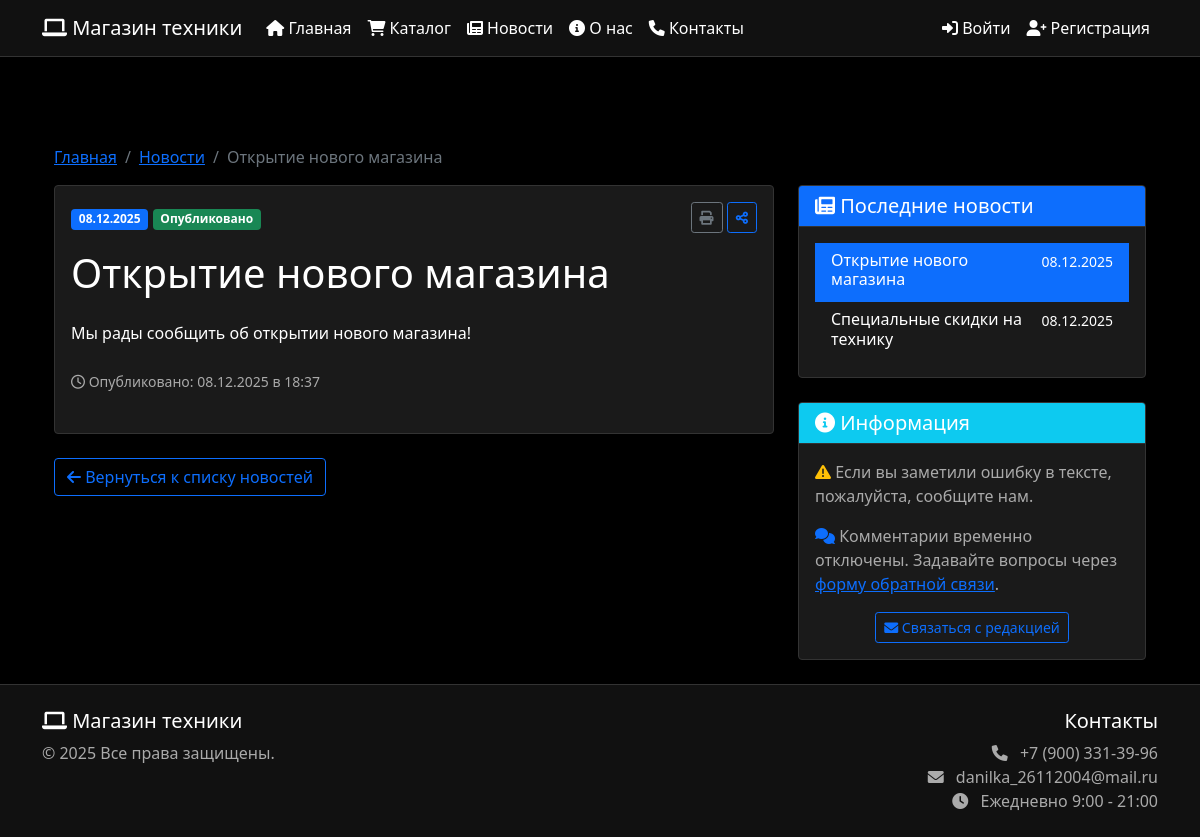
Screenshot of /news/1 with the database file from the repository.
### app.py (models this page shows, shortened)
class News(db.Model):
    id = db.Column(db.Integer, primary_key=True)
    title = db.Column(db.String(200), nullable=False)
    content = db.Column(db.Text, nullable=False)
    image = db.Column(db.String(300))
    created_at = db.Column(db.DateTime, default=datetime.utcnow)
    is_published = db.Column(db.Boolean, default=True)

### app.py (the view)
@app.route('/news/<int:news_id>')
def news_detail(news_id):
    news_item = News.query.get_or_404(news_id)
    return render_template('news_detail.html', news=news_item)

### app.py (called while the page is built)
@app.template_filter('format_date')
def format_date_filter(value, format='%d.%m.%Y'):
    if value is None:
        return ""
    return value.strftime(format)

@app.context_processor
def inject_models():
    return dict(
        Order=Order,
        Product=Product,
        News=News,
        User=User
    )

### templates/news_detail.html (shortened to what this page needs)
{% extends "base.html" %}
{% block content %}
<div class="container mt-5">
    <nav aria-label="breadcrumb">
        <ol class="breadcrumb">
            <li class="breadcrumb-item"><a href="{{ url_for('index') }}">Главная</a></li>
            <li class="breadcrumb-item"><a href="{{ url_for('news_list') }}">Новости</a></li>
            <li class="breadcrumb-item active">{{ news.title|truncate(30) }}</li>
        </ol>
    </nav>
    <div class="row">
        <div class="col-lg-8">
            <div class="card shadow-sm mb-4">
                <div class="card-body">
                    <div class="d-flex justify-content-between align-items-center mb-3">
                        <div>
                            <span class="badge bg-primary">{{ news.created_at|format_date }}</span>
                            {% if news.is_published %}
                            <span class="badge bg-success">Опубликовано</span>
                            {% else %}
                            <span class="badge bg-secondary">Черновик</span>
                            {% endif %}
                        </div>
                        <div>
                            <button class="btn btn-outline-secondary btn-sm" onclick="window.print()">
                                <i class="fas fa-print"></i>
                            </button>
                            <button class="btn btn-outline-primary btn-sm" onclick="shareNews()">
                                <i class="fas fa-share-alt"></i>
                            </button>
                        </div>
                    </div>
                    <h1 class="card-title mb-4">{{ news.title }}</h1>
                    <div class="news-content mb-4">
                        {{ news.content|replace('\n', '<br>')|safe }}
                    </div>
                    <div class="text-muted mb-4">
                        <small>
                            <i class="far fa-clock"></i>
                            Опубликовано: {{ news.created_at.strftime('%d.%m.%Y в %H:%M') }}
                        </small>
                    </div>
                </div>
            </div>
            <div class="d-flex justify-content-between">
                <a href="{{ url_for('news_list') }}" class="btn btn-outline-primary">
                    <i class="fas fa-arrow-left"></i> Вернуться к списку новостей
                </a>
            </div>
        </div>
        <div class="col-lg-4">
            <div class="card shadow-sm mb-4">
                <div class="card-header bg-primary text-white">
                    <h5 class="mb-0">
                        <i class="fas fa-newspaper"></i> Последние новости
                    </h5>
                </div>
                <div class="card-body">
                    {% set recent_news = News.query.filter_by(is_published=True)
                        .order_by(News.created_at.desc()).limit(5).all() %}
                    {% if recent_news %}
                        <div class="list-group list-group-flush">
                            {% for item in recent_news %}
                            <a href="{{ url_for('news_detail', news_id=item.id) }}"
                               class="list-group-item list-group-item-action {% if item.id == news.id %}active{% endif %}">
                                <div class="d-flex w-100 justify-content-between">
                                    <h6 class="mb-1">{{ item.title|truncate(40) }}</h6>
                                    <small>{{ item.created_at|format_date }}</small>
                                </div>
                            </a>
                            {% endfor %}
                        </div>
                    {% else %}
                        <p class="text-muted mb-0">Других новостей пока нет</p>
                    {% endif %}
                </div>
            </div>
            <div class="card shadow-sm">
                <div class="card-header bg-info text-white">
                    <h5 class="mb-0">
                        <i class="fas fa-info-circle"></i> Информация
                    </h5>
                </div>
                <div class="card-body">
                    <p class="card-text">
                        <i class="fas fa-exclamation-triangle text-warning"></i>
                        Если вы заметили ошибку в тексте, пожалуйста, сообщите нам.
                    </p>
                    <p class="card-text">
                        <i class="fas fa-comments text-primary"></i>
                        Комментарии временно отключены. Задавайте вопросы через
                        <a href="{{ url_for('contacts') }}">форму обратной связи</a>.
                    </p>
                    <div class="text-center mt-3">
                        <a href="{{ url_for('contacts') }}" class="btn btn-outline-primary btn-sm">
                            <i class="fas fa-envelope"></i> Связаться с редакцией
                        </a>
                    </div>
                </div>
            </div>
        </div>
    </div>
</div>
{% endblock %}

### templates/base.html (style rules this page uses)
:root { --bg-dark: #000000; --bg-darker: #111111; --bg-light: #1a1a1a; --text-light: #ffffff; --text-muted: #aaaaaa; --primary-color: #0d6efd; --secondary-color: #6c757d; --border-color: #333333; }
body { background-color: var(--bg-dark); color: var(--text-light); min-height: 100vh; }
.card { background-color: var(--bg-light); border: 1px solid var(--border-color); color: var(--text-light); }
.card-header { background-color: var(--bg-darker); border-bottom: 1px solid var(--border-color); }
.card-title { color: var(--text-light); }
.card-text, .text-muted { color: var(--text-muted) !important; }
.btn-outline-primary { color: var(--primary-color); border-color: var(--primary-color); }
.btn-outline-secondary { color: var(--secondary-color); border-color: var(--secondary-color); }
.list-group-item { background-color: var(--bg-light); border-color: var(--border-color); color: var(--text-light); }
.badge { color: var(--text-light); }

### rows the page displays
News: title "Открытие нового магазина", created_at "08.12.2025", content "Мы рады сообщить об открытии нового магазина!", created_at "08.12.2025 в 18:37"
News: title "Специальные скидки на технику", created_at "08.12.2025"
